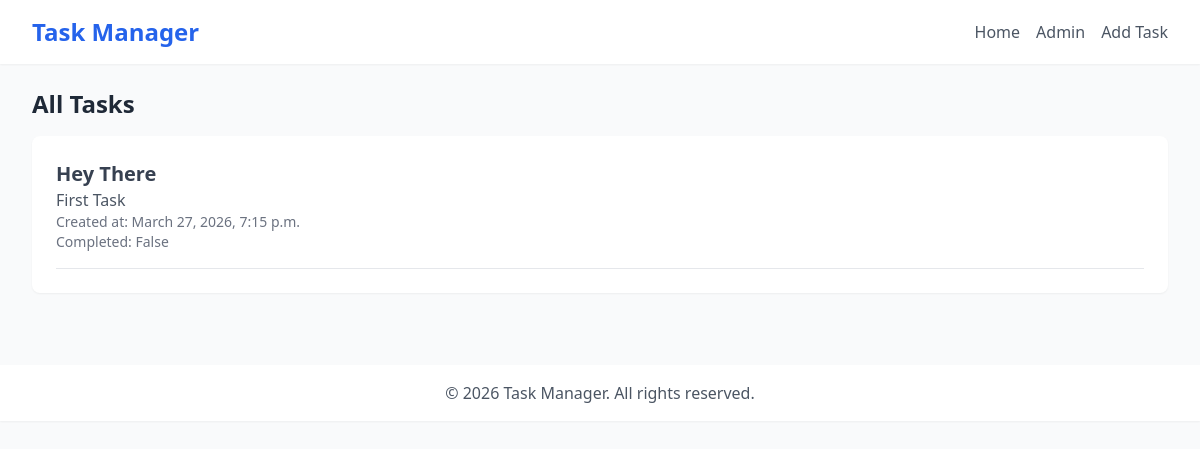
Before: / with the older database file.
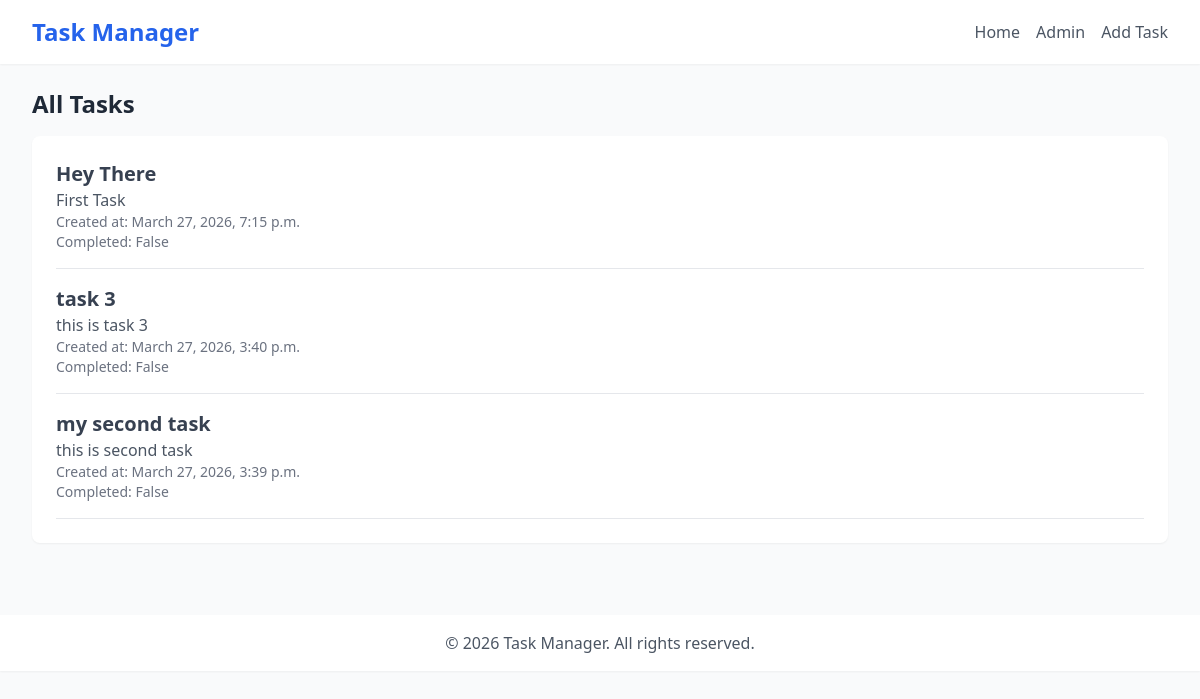
After: the same page with the newer database file.
### task/models.py (models this page shows, shortened)
class Task(models.Model):
    title = models.CharField(max_length=200)
    description = models.TextField()
    completed = models.BooleanField(default=False)
    created_at = models.DateTimeField(auto_now_add=True)

### task/views.py (the view)
# urls.py: path('', views.task_list, name='task_list'),
def task_list(request):
    tasks = models.Task.objects.all().order_by('-created_at')
    return render(request, 'task/task_list.html', {'tasks': tasks})

### task/templates/task/task_list.html (shortened to what this page needs)
{% extends 'task/base.html' %}
{% block content %}
    <h2 class="text-2xl font-semibold text-gray-800 mb-4">All Tasks</h2>
    <div class="bg-white shadow-sm rounded-lg p-6">
        {% if tasks %}
            <ul class="space-y-4">
                {% for task in tasks %}
                    <li class="border-b pb-4">
                        <h3 class="text-xl font-bold text-gray-700">{{ task.title }}</h3>
                        <p class="text-gray-600">{{ task.description }}</p>
                        <p class="text-sm text-gray-500">Created at: {{ task.created_at }}</p>
                        <p class="text-sm text-gray-500">Completed: {{ task.completed }}</p>
                    </li>
                {% endfor %}
            </ul>
        {% else %}
            <p class="text-gray-600">No tasks found.</p>
        {% endif %}
    </div>
{% endblock %}

### task/templates/task/base.html (shortened to what this page needs)
<!DOCTYPE html>
<html lang="en">
<head>
    <script src="https://cdn.tailwindcss.com"></script>
</head>
<body class="bg-gray-50">
    <nav class="bg-white shadow-sm">
        <div class="max-w-7xl mx-auto px-4 sm:px-6 lg:px-8">
            <div class="flex justify-between h-16">
                <div class="flex items-center">
                    <h1 class="text-2xl font-bold text-blue-600">Task Manager</h1>
                </div>
                <div class="flex items-center space-x-4">
                    <a href="{% url 'task_list' %}" class="text-gray-600 hover:text-gray-900">Home</a>
                    <a href="{% url 'admin:index' %}" class="text-gray-600 hover:text-gray-900">Admin</a>
                    <a href="{% url 'add_task' %}" class="text-gray-600 hover:text-gray-900">Add Task</a>
                </div>
            </div>
        </div>
    </nav>
    <main class="max-w-7xl mx-auto py-6 px-4 sm:px-6 lg:px-8">
        {% block content %}{% endblock %}
    </main>
    <footer class="bg-white shadow-sm mt-12">
        <div class="max-w-7xl mx-auto py-4 px-4 sm:px-6 lg:px-8 text-center text-gray-600">
            <p>&copy; 2026 Task Manager. All rights reserved.</p>
        </div>
    </footer>
</body>
</html>

Changed rows visible on the page:
added Task: title "task 3", description "this is task 3", created_at "March 27, 2026, 3:40 p.m.", completed "False"
added Task: title "my second task", description "this is second task", created_at "March 27, 2026, 3:39 p.m.", completed "False"
